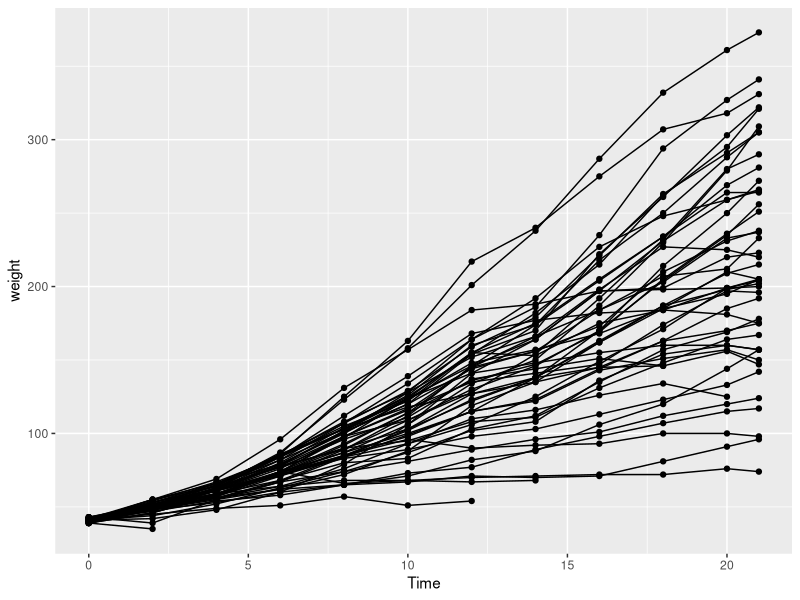
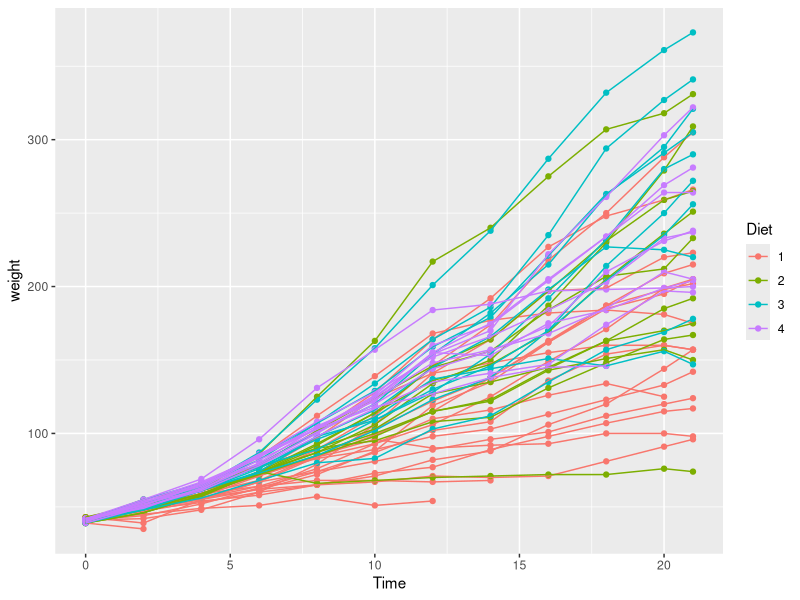
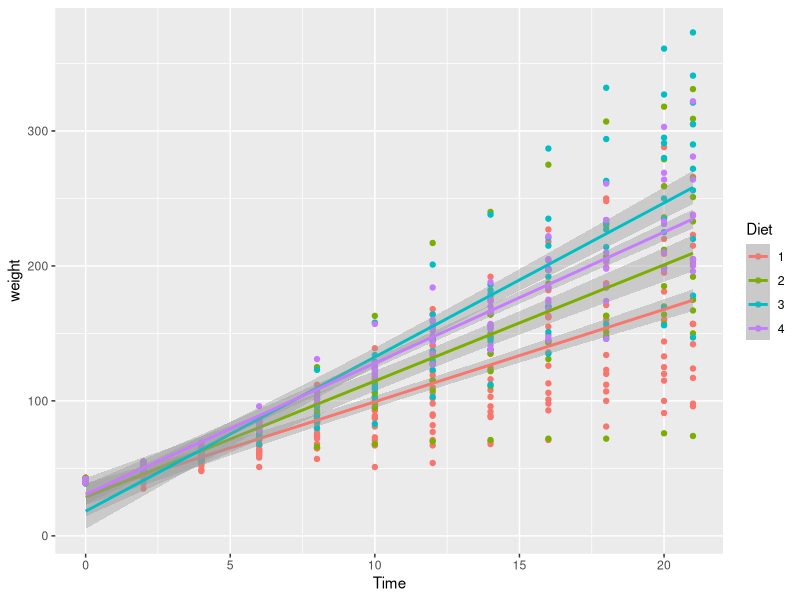
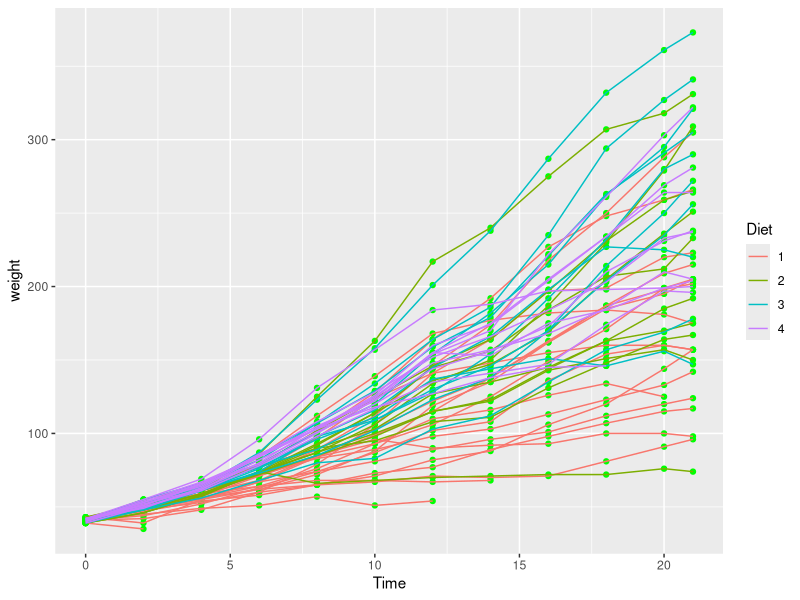
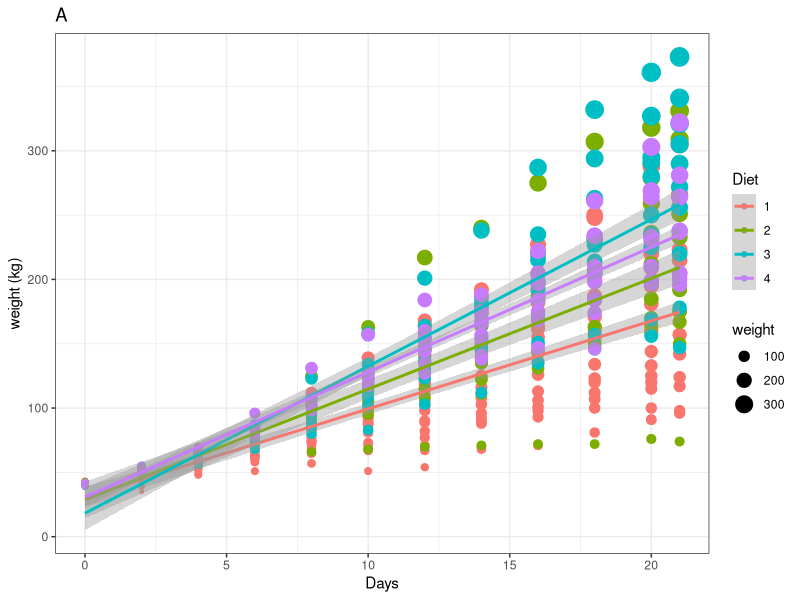
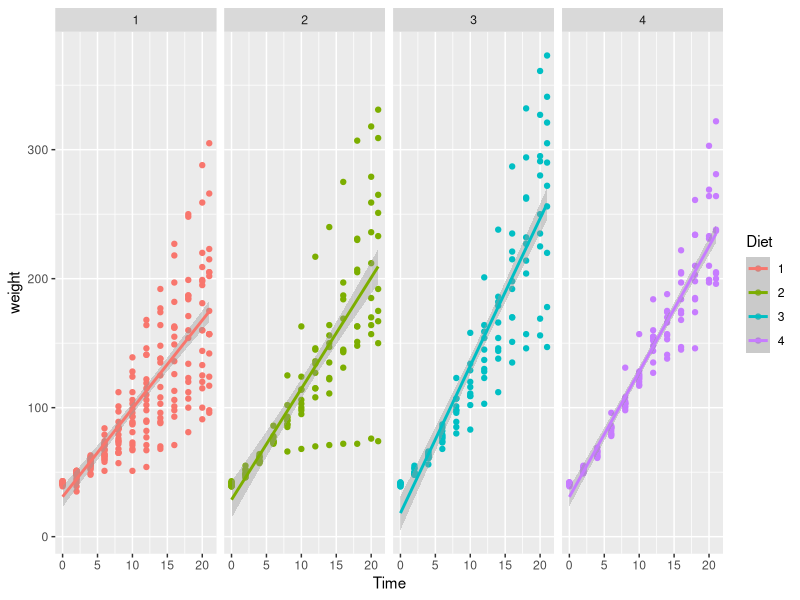
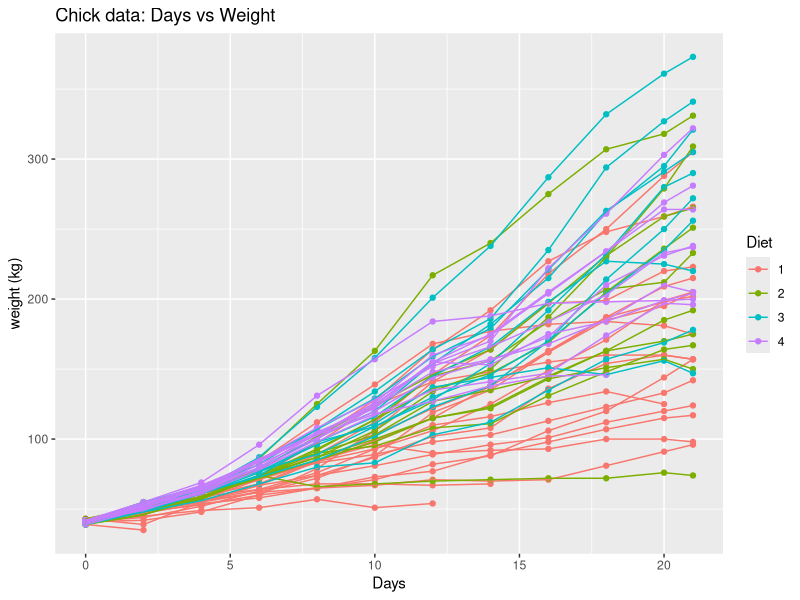
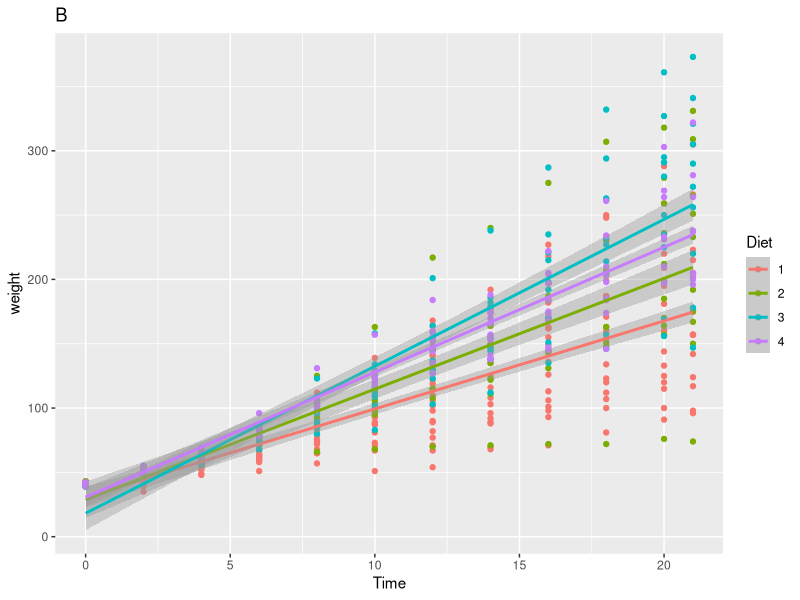

Recreate these plots in R, in order. (Note: this script raises an error after producing the figures.)
# Plotting in R using ggplot
# Day 2
# Nicole Okkers
# 30 January 2019

# Load Libraries
library(tidyverse)

Chicks <- datasets::ChickWeight # this is the command to 'activate' the dataset 'chickweight' (for the exercise, choose 3 data sets from this built-in data sets)
??ChickWeight

ggplot(data = Chicks, aes( x = Time, y = weight)) +
  geom_point() +
  geom_line(aes(group = Chick))

ggplot(Chicks, aes( x = Time, y = weight, colour = Diet)) +
  geom_point() +
  geom_line(aes(group = Chick))
 
ggplot(Chicks, aes( x = Time, y = weight, colour = Diet)) +
  geom_point() +
  geom_smooth(method = "lm")

ggplot(Chicks, aes( x = Time, y = weight, colour = Diet)) +
  geom_point(color = "green") + # assinging colours to the points
  geom_line(aes(group = Chick))

ggplot(Chicks, aes( x = Time, y = weight, colour = Diet)) +
  geom_point(aes (size = weight )) +
  geom_smooth(method = "lm") +
labs(x = "Days", y ="weight (kg)") + # Changing Lables
  ggtitle( "A") +
  theme_bw()

# Facetting in ggplot
library(ggpubr) # run the ggpubr library in order to activate "facet_wrap" and "ggarrange"

ggplot(Chicks, aes( x = Time, y = weight , colour = Diet)) +
  geom_point() +
  geom_smooth(method = 'lm') +
  facet_wrap(~Diet, ncol = 4)

Chicks_2 <- Chicks %>% 
  filter(Time == 21)

plot_1 <- ggplot(Chicks, aes(x = Time, y = weight, colour = Diet)) +
  geom_point() +
  geom_line(aes(group = Chick)) +
  labs(x = "Days", y ='weight (kg)') +
  ggtitle( "Chick data: Days vs Weight")
plot_1

plot_2 <- ggplot(Chicks, aes(x = Time, y = weight, colour = Diet)) +
  geom_point() +
  geom_smooth(method = "lm") +
  ggtitle("B")
plot_2

plot3 <- ggplot(data = Chicks_2, aes(x = weight)) +
  geom_histogram(aes(fill = Diet), position = "dodge", binwidth = 100) + # "position" makes sure that the bars are next(alongside eachother) to eachother and not on top or behind eachother
  labs(x = "Final Mass (g)", y ="Count") # instruction to make histogram type graph
plot3

plot4 <- ggplot(data = Chicks_2, aes(x = Diet, y = weight)) +
  geom_boxplot(aes(fill = Diet)) + # this is the command to produce a boxplot
  labs(x = "Diet", y = "Final Mass (g)")
plot4

plot_combined <- ggarrange(plot_1, plot_2, plot3, plot4) # install package ggpubr and then use the ggarrange to combine all of the plots

# third Library
library(boot)

Urine <- boot::urine # Assigning a name to the data set so that it shows up in the environment
??Urine # use the help function to understand the data a bit more

Urine %>%
  select(-cond) # This is the command to remove a collumn ; in this case, the conductivity collumn was removed

ggplot(data = urine, aes(x = osmo, y = ph)) +
  geom_point(aes(colour = cond)) # command to create a scatter plot graph. The scale (colour variation) helps you to compare

ggplot(data = urine, aes(x = osmo, y = ph)) +
  geom_point(aes(colour = as.factor(r)))
N
